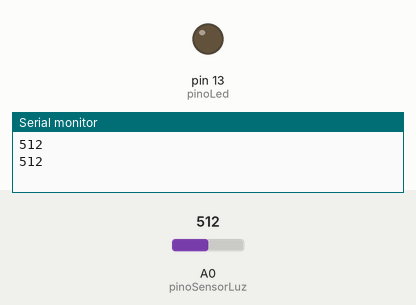
A sketch run on a simulated Arduino Uno, built with avr-gcc and run on an emulated ATmega328P. On the bench: output pins drawn as LEDs (lit = HIGH), the last lines printed to the serial monitor. The inputs (shaded band) are chosen by the test bench; at power-on: A0 (pinoSensorLuz) = 512.

Above: at 1.8 s.
1.9 s: A0 (pinoSensorLuz) set to 210
3.4 s: A0 (pinoSensorLuz) set to 185
At 5.2 s:
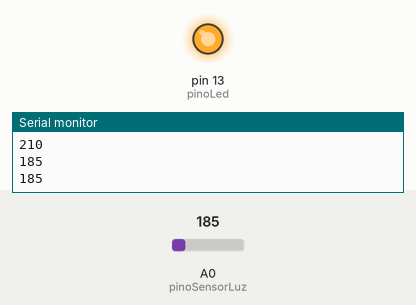
5.5 s: A0 (pinoSensorLuz) set to 306
At 7.0 s:
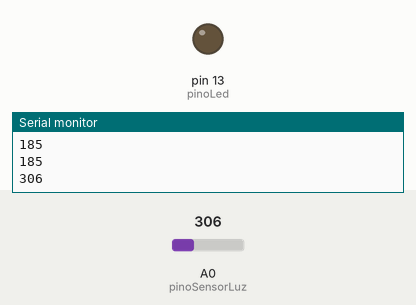
7.5 s: A0 (pinoSensorLuz) set to 190
At 8.5 s:
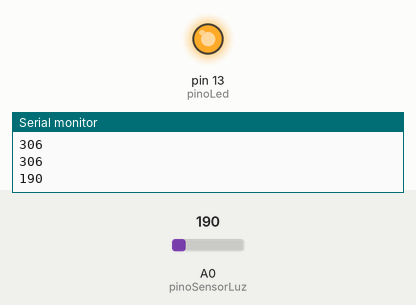
Timing chart, 0 to 10.5 s (numbered marks = the images above; inputs shaded):
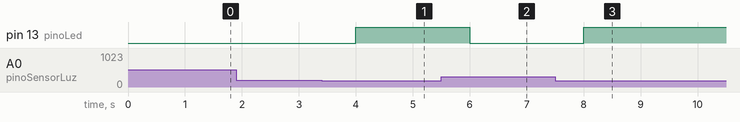

The sketch:

Exemplo.ino
```cpp
int pinoLed = 13;
int pinoSensorLuz = A0;
int valorLuz = 0;

void setup() {
  // put your setup code here, to run once:
  Serial.begin (9600);
  pinMode (pinoLed, OUTPUT);
}

void loop()
{
  valorLuz = analogRead(pinoSensorLuz);
 Serial.println (valorLuz);
  if(valorLuz<200)
  {
    digitalWrite(pinoLed,HIGH);
  }
  else
  {
    digitalWrite(pinoLed,LOW);
  }
  delay(1000);
}
```

Measured:
- the behaviour switches between 200 and 199 on A0 (pinoSensorLuz) (found by bisection; images 0 and 1)
- after the input at 3.4 s, pin 13 (pinoLed): LOW → HIGH after 0.60 s
- after the input at 5.5 s, pin 13 (pinoLed): HIGH → LOW after 0.50 s
- after the input at 7.5 s, pin 13 (pinoLed): LOW → HIGH after 0.50 s
